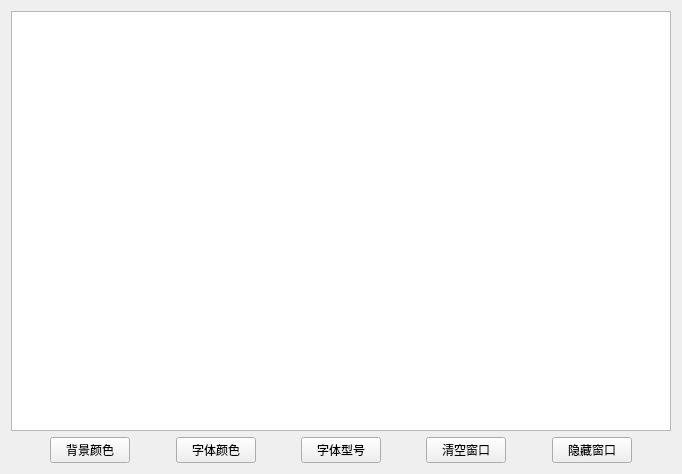
<?xml version="1.0" encoding="UTF-8"?>
<ui version="4.0">
 <class>display_output</class>
 <widget class="QWidget" name="display_output">
  <property name="geometry">
   <rect>
    <x>0</x>
    <y>0</y>
    <width>682</width>
    <height>474</height>
   </rect>
  </property>
  <property name="windowTitle">
   <string>程序输出</string>
  </property>
  <layout class="QVBoxLayout" name="verticalLayout">
   <item>
    <widget class="QTextBrowser" name="textBrowser"/>
   </item>
   <item>
    <layout class="QHBoxLayout" name="horizontalLayout">
     <item>
      <spacer name="horizontalSpacer_2">
       <property name="orientation">
        <enum>Qt::Horizontal</enum>
       </property>
       <property name="sizeHint" stdset="0">
        <size>
         <width>40</width>
         <height>20</height>
        </size>
       </property>
      </spacer>
     </item>
     <item>
      <widget class="QPushButton" name="pushButton">
       <property name="text">
        <string>背景颜色</string>
       </property>
      </widget>
     </item>
     <item>
      <spacer name="horizontalSpacer_3">
       <property name="orientation">
        <enum>Qt::Horizontal</enum>
       </property>
       <property name="sizeHint" stdset="0">
        <size>
         <width>40</width>
         <height>20</height>
        </size>
       </property>
      </spacer>
     </item>
     <item>
      <widget class="QPushButton" name="pushButton_2">
       <property name="text">
        <string>字体颜色</string>
       </property>
      </widget>
     </item>
     <item>
      <spacer name="horizontalSpacer_4">
       <property name="orientation">
        <enum>Qt::Horizontal</enum>
       </property>
       <property name="sizeHint" stdset="0">
        <size>
         <width>40</width>
         <height>20</height>
        </size>
       </property>
      </spacer>
     </item>
     <item>
      <widget class="QPushButton" name="pushButton_5">
       <property name="text">
        <string>字体型号</string>
       </property>
      </widget>
     </item>
     <item>
      <spacer name="horizontalSpacer_7">
       <property name="orientation">
        <enum>Qt::Horizontal</enum>
       </property>
       <property name="sizeHint" stdset="0">
        <size>
         <width>40</width>
         <height>20</height>
        </size>
       </property>
      </spacer>
     </item>
     <item>
      <widget class="QPushButton" name="pushButton_4">
       <property name="text">
        <string>清空窗口</string>
       </property>
      </widget>
     </item>
     <item>
      <spacer name="horizontalSpacer_5">
       <property name="orientation">
        <enum>Qt::Horizontal</enum>
       </property>
       <property name="sizeHint" stdset="0">
        <size>
         <width>40</width>
         <height>20</height>
        </size>
       </property>
      </spacer>
     </item>
     <item>
      <widget class="QPushButton" name="pushButton_3">
       <property name="text">
        <string>隐藏窗口</string>
       </property>
      </widget>
     </item>
     <item>
      <spacer name="horizontalSpacer_6">
       <property name="orientation">
        <enum>Qt::Horizontal</enum>
       </property>
       <property name="sizeHint" stdset="0">
        <size>
         <width>40</width>
         <height>20</height>
        </size>
       </property>
      </spacer>
     </item>
    </layout>
   </item>
  </layout>
 </widget>
 <resources/>
 <connections/>
</ui>
